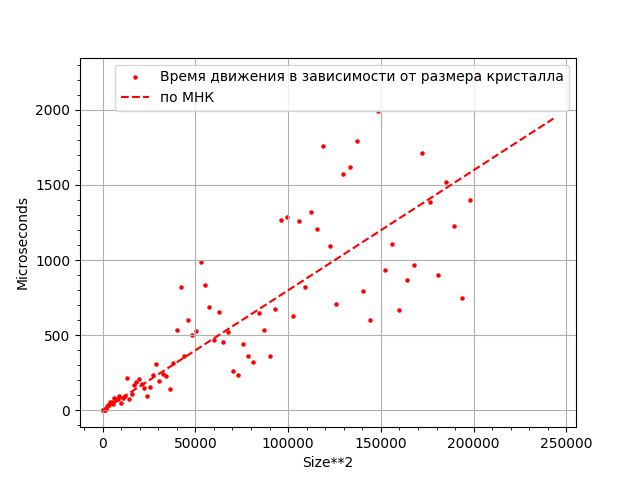

Source code (Python):
import numpy as np
from matplotlib import pyplot as plt
import pandas as pd
f = pd.read_csv("TIME(N).csv")

x = f["kristal_size"]**2
y = np.array(f["Microseconds"])
err = np.array(x)
plt.scatter(x,y,s=5,c='r',label = 'Время движения в зависимости от размера кристалла')

k=(((y*x).mean())/((x*x).mean()))
print(k,"\n")
x=np.linspace(0,1.2*x[len(x)-1],1000)
y=np.array([k*i for i in x])
plt.plot(x,y,'r',linestyle = '--',label = 'по МНК')


plt.xlabel("Size**2")
plt.ylabel("Microseconds")
plt.grid()
plt.minorticks_on()
plt.legend()
plt.show()
